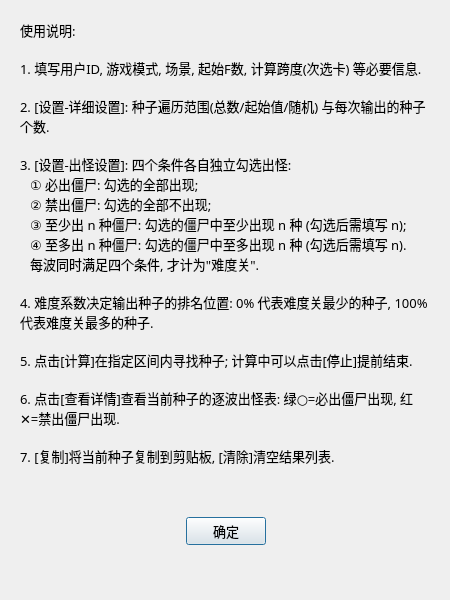
<?xml version="1.0" encoding="UTF-8"?>
<ui version="4.0">
 <class>HowTo</class>
 <widget class="QDialog" name="HowTo">
  <property name="geometry">
   <rect>
    <x>0</x>
    <y>0</y>
    <width>450</width>
    <height>600</height>
   </rect>
  </property>
  <property name="minimumSize">
   <size>
    <width>450</width>
    <height>460</height>
   </size>
  </property>
  <property name="maximumSize">
   <size>
    <width>450</width>
    <height>999</height>
   </size>
  </property>
  <property name="font">
   <font>
    <family>微软雅黑</family>
    <pointsize>10</pointsize>
   </font>
  </property>
  <property name="windowTitle">
   <string>使用说明</string>
  </property>
  <property name="modal">
   <bool>false</bool>
  </property>
  <widget class="QWidget" name="gridLayoutWidget">
   <property name="geometry">
    <rect>
     <x>0</x>
     <y>0</y>
     <width>451</width>
     <height>601</height>
    </rect>
   </property>
   <layout class="QGridLayout" name="gridLayout">
    <property name="leftMargin">
     <number>20</number>
    </property>
    <property name="topMargin">
     <number>20</number>
    </property>
    <property name="rightMargin">
     <number>20</number>
    </property>
    <property name="bottomMargin">
     <number>10</number>
    </property>
    <item row="1" column="0">
     <spacer name="verticalSpacer">
      <property name="orientation">
       <enum>Qt::Vertical</enum>
      </property>
      <property name="sizeHint" stdset="0">
       <size>
        <width>20</width>
        <height>40</height>
       </size>
      </property>
     </spacer>
    </item>
    <item row="1" column="1">
     <widget class="QPushButton" name="pushButton">
      <property name="sizePolicy">
       <sizepolicy hsizetype="Maximum" vsizetype="Fixed">
        <horstretch>0</horstretch>
        <verstretch>0</verstretch>
       </sizepolicy>
      </property>
      <property name="text">
       <string>确定</string>
      </property>
     </widget>
    </item>
    <item row="1" column="2">
     <spacer name="verticalSpacer_2">
      <property name="orientation">
       <enum>Qt::Vertical</enum>
      </property>
      <property name="sizeHint" stdset="0">
       <size>
        <width>20</width>
        <height>40</height>
       </size>
      </property>
     </spacer>
    </item>
    <item row="0" column="0" colspan="3">
     <widget class="QLabel" name="label">
      <property name="text">
       <string>使用说明:

1. 填写用户ID, 游戏模式, 场景, 起始F数, 计算跨度(次选卡) 等必要信息.

2. [设置-详细设置]: 种子遍历范围(总数/起始值/随机) 与每次输出的种子个数.

3. [设置-出怪设置]: 四个条件各自独立勾选出怪:
   ① 必出僵尸: 勾选的全部出现;
   ② 禁出僵尸: 勾选的全部不出现;
   ③ 至少出 n 种僵尸: 勾选的僵尸中至少出现 n 种 (勾选后需填写 n);
   ④ 至多出 n 种僵尸: 勾选的僵尸中至多出现 n 种 (勾选后需填写 n).
   每波同时满足四个条件, 才计为&quot;难度关&quot;.

4. 难度系数决定输出种子的排名位置: 0% 代表难度关最少的种子, 100% 代表难度关最多的种子.

5. 点击[计算]在指定区间内寻找种子; 计算中可以点击[停止]提前结束.

6. 点击[查看详情]查看当前种子的逐波出怪表: 绿○=必出僵尸出现, 红✕=禁出僵尸出现.

7. [复制]将当前种子复制到剪贴板, [清除]清空结果列表.</string>
      </property>
      <property name="wordWrap">
       <bool>true</bool>
      </property>
     </widget>
    </item>
   </layout>
  </widget>
 </widget>
 <resources/>
 <connections>
  <connection>
   <sender>pushButton</sender>
   <signal>clicked()</signal>
   <receiver>HowTo</receiver>
   <slot>close()</slot>
   <hints>
    <hint type="sourcelabel">
     <x>190</x>
     <y>520</y>
    </hint>
    <hint type="destinationlabel">
     <x>400</x>
     <y>404</y>
    </hint>
   </hints>
  </connection>
 </connections>
</ui>
